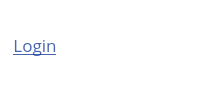
    <widget class="QWidget" name="widget_welder" native="true">
     <property name="minimumSize">
      <size>
       <width>0</width>
       <height>0</height>
      </size>
     </property>
     <property name="styleSheet">
      <string notr="true">.QWidget{background-color:rgb(0,0,0,0);}</string>
     </property>
     <layout class="QHBoxLayout" name="horizontalLayout_6">
      <property name="spacing">
       <number>10</number>
      </property>
      <property name="leftMargin">
       <number>13</number>
      </property>
      <property name="topMargin">
       <number>0</number>
      </property>
      <property name="rightMargin">
       <number>0</number>
      </property>
      <property name="bottomMargin">
       <number>10</number>
      </property>
      <item>
       <widget class="QPushButton" name="Login_Logout">
        <property name="styleSheet">
         <string notr="true">QPushButton{
	background:transparent;
	min-height:0px;
	border:none;
	text-decoration:underline;
	color:rgb(10, 50, 150, 75%);
	font:13pt Open Sans;
}
QPushButton:hover{
	background:transparent;
	color:rgb(10, 50, 150, 40%);
}
QPushButton:pressed{
	background:transparent;
	color:rgb(10, 50, 200, 90%);
}</string>
        </property>
        <property name="text">
         <string>Login</string>
        </property>
       </widget>
      </item>
      <item>
       <spacer name="horizontalSpacer_3">
        <property name="orientation">
         <enum>Qt::Horizontal</enum>
        </property>
        <property name="sizeHint" stdset="0">
         <size>
          <width>40</width>
          <height>20</height>
         </size>
        </property>
       </spacer>
      </item>
      <item>
       <widget class="QLabel" name="lab_hint">
        <property name="styleSheet">
         <string notr="true">color:rgb(10, 50, 150, 75%);
font:13pt OpenSans;</string>
        </property>
        <property name="text">
         <string/>
        </property>
       </widget>
      </item>
      <item>
       <spacer name="horizontalSpacer_9">
        <property name="orientation">
         <enum>Qt::Horizontal</enum>
        </property>
        <property name="sizeHint" stdset="0">
         <size>
          <width>40</width>
          <height>20</height>
         </size>
        </property>
       </spacer>
      </item>
      <item>
       <widget class="QLabel" name="lab_version">
        <property name="text">
         <string/>
        </property>
       </widget>
      </item>
     </layout>
    </widget>
